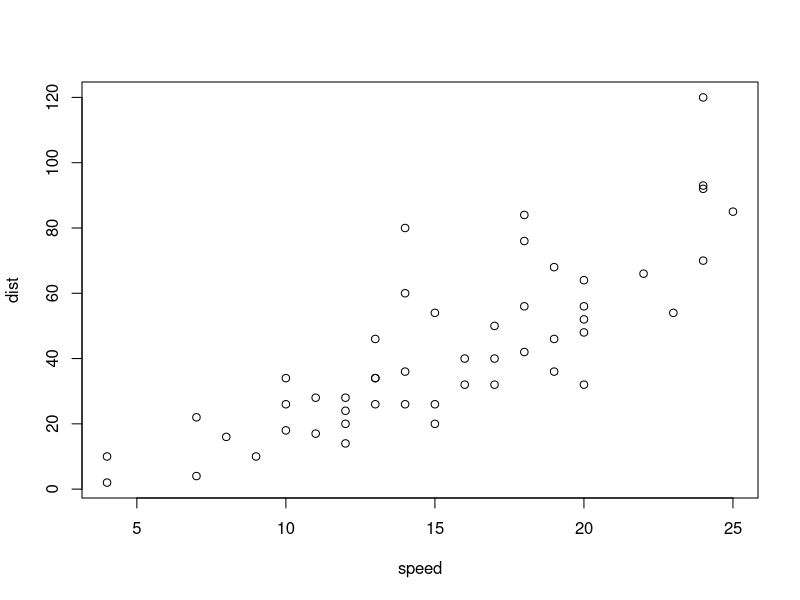
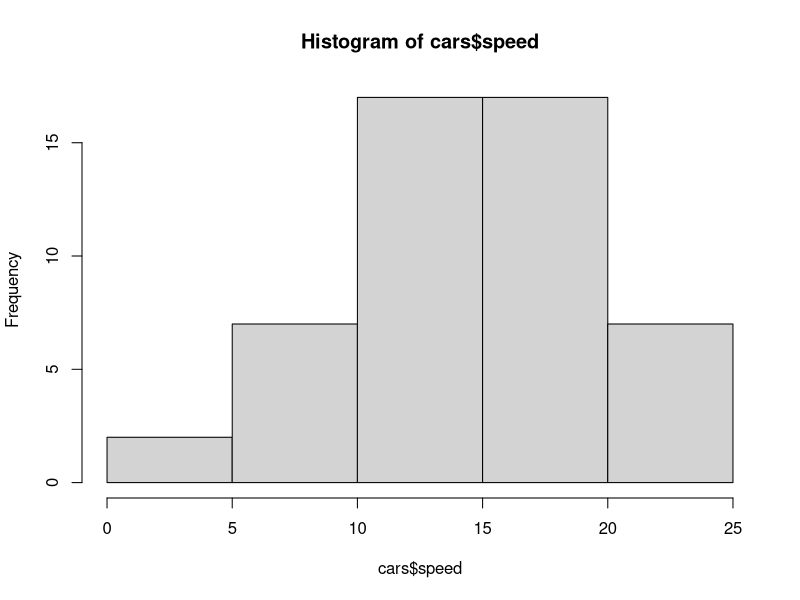
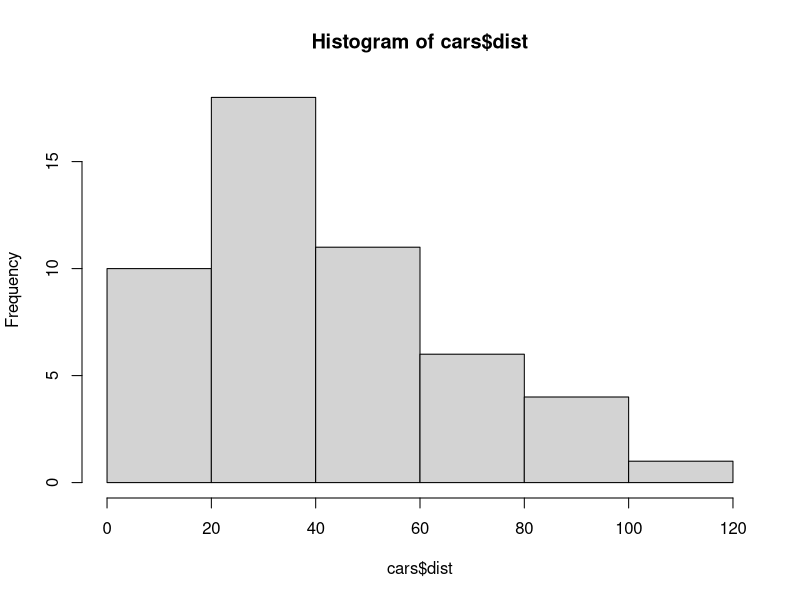
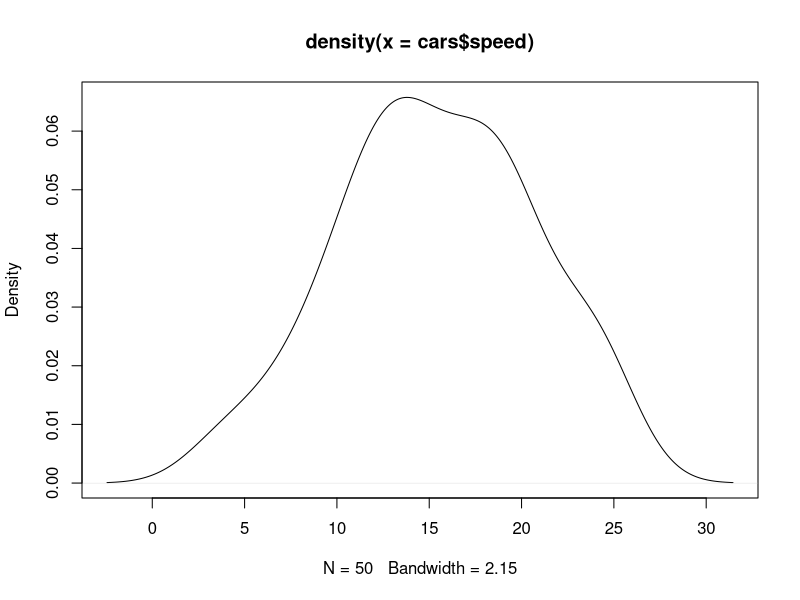
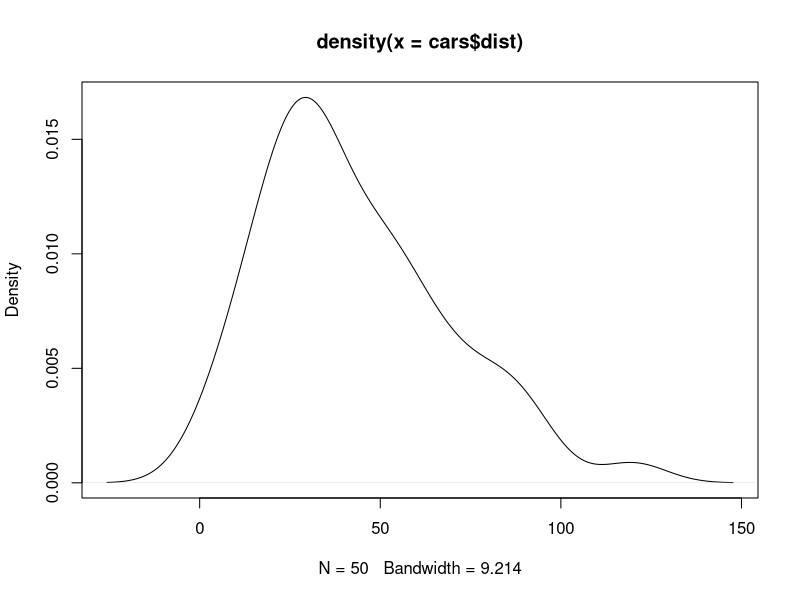

Write the R code that produced these figures, in order. (Note: this script raises an error after producing the figures.)
## ---- chunk 1
knitr::opts_chunk$set(echo = TRUE)
## ---- chunk 2
x = c(4,8,23,2,16,7)

mean(x) # Compute the mean
median(x) # Middle value
length(x) # Number of value in vector or list
range(x) # Largest and smallest value
sd(x) # Standard Deviation
var(x) # Variance

sort(x) # Arange vector or list in right order

summary(x) # Descriptive statistics (range, quartile, mean, median)
## ---- chunk 3
ceiling(0)
ceiling(0.1)
ceiling(1)
ceiling(1.1)
ceiling(1.5)
## ---- chunk 4
ceiling(-0.1)
ceiling(-1)
ceiling(-1.1)
ceiling(-1.5)
ceiling(-1.9)
ceiling(-2)
## ---- chunk 5
floor(1)
floor(1.1)
floor(1.5)
floor(1.7)
floor(1.9)
## ---- chunk 6
floor(-0.1)
floor(-0.5)
floor(-0.9)
floor(-1)
floor(-1.1)
## ---- chunk 7
trunc(1)
trunc(1.1)
trunc(1.5)
trunc(1.7)
trunc(1.9)
trunc(2)
## ---- chunk 8
trunc(-1)
trunc(-1.1)
trunc(-1.5)
trunc(-1.7)
trunc(-1.9)
trunc(-2)
## ---- chunk 9
round(1)
round(1.1)
round(1.5)
round(1.7)
round(1.9)
## ---- chunk 10
round(-1)
round(-1.1)
round(-1.5)
round(-1.7)
round(-1.9)
## ---- chunk 11
round(1, digits = 0)
round(1.123, digits = 1)
round(-1.534, digits = 2)
round(-1.778, digits = 3)
round(-1.966, digits = 2)
## ---- chunk 12
signif(1.949, digits = 2)
signif(2.453, digits = 1)
signif(-1.357, digits = 0)
signif(3.5, digits = 1)
signif(3.5, digits = 0)
signif(3.500, digits = 2)
## ---- chunk 13
# Explore data sets available on R
data()
## ---- chunk 14
# Statistical analysis
summary(cars)
## ---- chunk 15
# Graph plotting
plot(cars)
## ---- chunk 16
# Speed ditribution in cars dataset
hist(cars$speed)
## ---- chunk 17
# Distance distribution in cars dataset
hist(cars$dist)
## ---- chunk 18
# Kernal density plots

plot(density(cars$speed)) # Cars speed
plot(density(cars$dist)) # Cars distance
## ---- chunk 19
# Import Thai tourism dataset by reding CSV file
thai_tourist = read.csv("Thaitourism1.csv", header = TRUE)
## ---- chunk 20
# Describe characteristics of the dataset
names(thai_tourist)
head(thai_tourist)
tail(thai_tourist)
str(thai_tourist)
summary(thai_tourist)
## ---- chunk 21
# Import Thai tourism dataset by reding CSV file
thai_tourist_full = read.csv("Thaitourism2.csv", header = TRUE)
## ---- chunk 22
# Describe characteristics of the dataset
names(thai_tourist_full)
head(thai_tourist_full)
tail(thai_tourist_full)
str(thai_tourist_full)
summary(thai_tourist_full)
## ---- chunk 23
# Contain only 2016 data
thai_2016 = thai_tourist[thai_tourist$Year==2016,]
thai_2016
## ---- chunk 24
# Contain only UK nationality
thai_UK = thai_tourist_full[thai_tourist_full$nationality=="UnitedKingdom",]
thai_UK
## ---- chunk 25
plot(thai_2016$Region, thai_2016$Tourists_1000s)
plot(thai_2016$Region, thai_2016$Tourists_1000s, type = "l", lwd = 1, lty = 3)
plot(thai_tourist$Year, thai_tourist$Tourists_1000s, pch = 20, cex = 2, col = thai_tourist$Region)
## ---- chunk 26
barplot(thai_2016$Tourists_1000s, names.arg = thai_2016$Region)
barplot(thai_2016$Tourists_1000s, names.arg = thai_2016$Region, horiz = TRUE)
barplot(thai_2016$Tourists_1000s, names.arg = thai_2016$Region, col = rainbow(8))
## ---- chunk 27
hist(thai_UK$tourists, labels = TRUE)
hist(thai_UK$tourists, breaks = 16)
hist(thai_UK$tourists, freq = FALSE)
hist(thai_UK$tourists, xlab = "N° ok UK tourists per month",labels = TRUE, col = rainbow(8))
## ---- chunk 28
thai_europe = droplevels(subset(thai_tourist_full, region=="Europe"))
thai_europe
## ---- chunk 29
boxplot(thai_europe$tourists, data = thai_europe)
boxplot(tourists ~ nationality, data = thai_europe, col = rainbow(16))
boxplot(tourists ~ nationality, data = thai_europe, col = rainbow(16), horizontal = TRUE)
boxplot(tourists ~ nationality, data = thai_europe, col = rainbow(16), subset= nationality %in% c("France", "Russia", "Germany"))
## ---- chunk 30
pie(thai_2016$Tourists_1000s, labels = thai_2016$Region, col = rainbow(8))
## ---- chunk 31
percent = round(100*thai_2016$Tourists_1000s/sum(thai_2016$Tourists_1000s),1)
percent = paste(thai_2016$Region,"-",percent,"%") # add percents to labels
pie(thai_2016$Tourists_1000s, labels = percent, col = rainbow(8))
## ---- chunk 32
# install ggplot2 packages
install.packages("ggplot2",repos = "http://cran.us.r-project.org")
library(ggplot2)
## ---- chunk 33
qplot(Region, Tourists_1000s, data = thai_tourist, color = Year)
qplot(Region, Tourists_1000s, data = thai_tourist, color = Year, size = I(4))
## ---- chunk 34
qplot(Region, Tourists_1000s, data = thai_tourist, geom = "boxplot", fill = "red")
## ---- chunk 35
qplot(tourists, data = thai_UK, geom = "histogram", fill = "red")
## ---- chunk 36
qplot(tourists, data = thai_UK, geom = "density", fill = "red")
